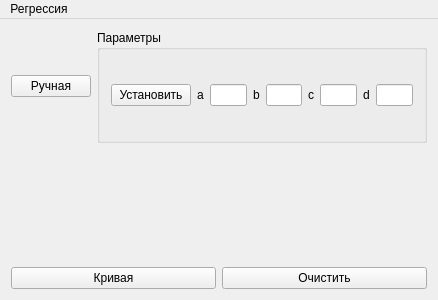
<?xml version="1.0" encoding="UTF-8"?>
<ui version="4.0">
 <class>MainWindow</class>
 <widget class="QMainWindow" name="MainWindow">
  <property name="geometry">
   <rect>
    <x>0</x>
    <y>0</y>
    <width>438</width>
    <height>300</height>
   </rect>
  </property>
  <property name="windowTitle">
   <string>MainWindow</string>
  </property>
  <widget class="QWidget" name="centralWidget">
   <layout class="QVBoxLayout" name="verticalLayout">
    <item>
     <layout class="QHBoxLayout" name="horizontalLayout_3">
      <item>
       <widget class="QPushButton" name="butAuto">
        <property name="text">
         <string>Ручная</string>
        </property>
       </widget>
      </item>
      <item>
       <widget class="QGroupBox" name="groupBoxSetArgs">
        <property name="title">
         <string>Параметры</string>
        </property>
        <layout class="QHBoxLayout" name="horizontalLayout_2">
         <item>
          <widget class="QPushButton" name="butSet">
           <property name="text">
            <string>Установить</string>
           </property>
          </widget>
         </item>
         <item>
          <widget class="QLabel" name="labArg1">
           <property name="text">
            <string>a</string>
           </property>
          </widget>
         </item>
         <item>
          <widget class="QLineEdit" name="lineEditArg1"/>
         </item>
         <item>
          <widget class="QLabel" name="labArg2">
           <property name="text">
            <string>b</string>
           </property>
          </widget>
         </item>
         <item>
          <widget class="QLineEdit" name="lineEditArg2"/>
         </item>
         <item>
          <widget class="QLabel" name="labArg3">
           <property name="text">
            <string>c</string>
           </property>
          </widget>
         </item>
         <item>
          <widget class="QLineEdit" name="lineEditArg3"/>
         </item>
         <item>
          <widget class="QLabel" name="labArg4">
           <property name="text">
            <string>d</string>
           </property>
          </widget>
         </item>
         <item>
          <widget class="QLineEdit" name="lineEditArg4"/>
         </item>
        </layout>
       </widget>
      </item>
     </layout>
    </item>
    <item>
     <widget class="GlWidget" name="widget" native="true"/>
    </item>
    <item>
     <layout class="QHBoxLayout" name="horizontalLayout">
      <item>
       <widget class="QPushButton" name="butLine">
        <property name="text">
         <string>Кривая</string>
        </property>
       </widget>
      </item>
      <item>
       <widget class="QPushButton" name="butCrear">
        <property name="text">
         <string>Очистить</string>
        </property>
       </widget>
      </item>
     </layout>
    </item>
   </layout>
  </widget>
  <widget class="QMenuBar" name="menuBar">
   <property name="geometry">
    <rect>
     <x>0</x>
     <y>0</y>
     <width>438</width>
     <height>20</height>
    </rect>
   </property>
   <widget class="QMenu" name="menuReg">
    <property name="title">
     <string>Регрессия</string>
    </property>
    <addaction name="actionLin"/>
    <addaction name="actionSin"/>
   </widget>
   <addaction name="menuReg"/>
  </widget>
  <action name="actionLin">
   <property name="text">
    <string>Линейная</string>
   </property>
  </action>
  <action name="actionSin">
   <property name="text">
    <string>Синусоида</string>
   </property>
  </action>
 </widget>
 <layoutdefault spacing="6" margin="11"/>
 <customwidgets>
  <customwidget>
   <class>GlWidget</class>
   <extends>QWidget</extends>
   <header>glwidget.h</header>
   <container>1</container>
  </customwidget>
 </customwidgets>
 <resources/>
 <connections/>
</ui>
